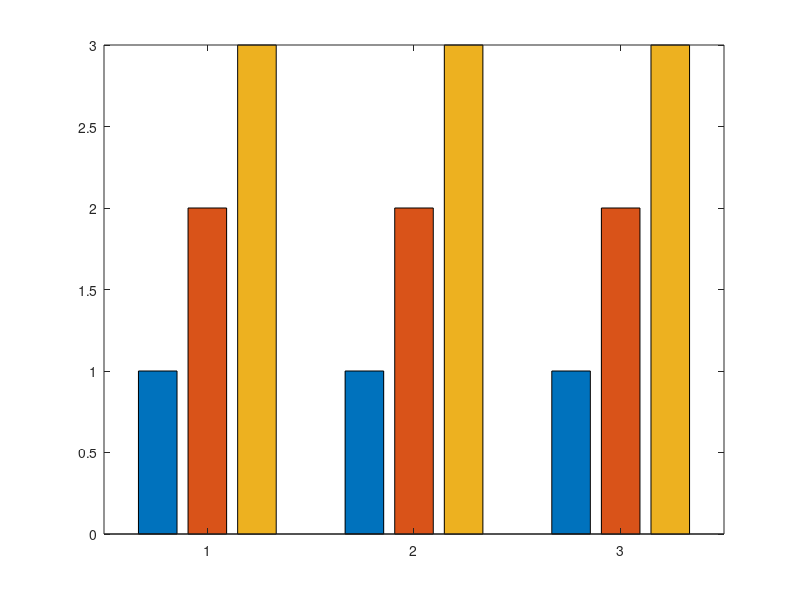

This chart was generated by the following MATLAB code: (Note: this script raises an error after producing the figure.)

%h=bar([1 2 3; 1 2 3;1 2 3]);
%cmapshort=get(gca,'colororder')

h=bar([1 2 3; 1 2 3;1 2 3]),
colormap(cmapshort(1:3,1:3));

%colormap summer
%colormap cmapshort
%cmap=colormap;
%cmap2=0.5*[1 1 1]+0.5*cmap([1;32;64],:);
%colormap(cmap2)
%hl=legend(' 24 rows',' 12 rows',' 6 rows');
%hl=legend('$\,$24 rows','$\,$12 rows','$\,$6 rows');
hl=legend('$\,$ABC-rej','$\,$ABC-DC, K=1','$\,$ABC-DC, K=4');
%hl=legend('$\,$24 cells','$\,$48 cells','$\,$72 cells');
set(gca,'position',[0 0 1 0.0])
set(hl,'interpreter','latex','box','off','position',[0.0 0.4 1 .3],'fontsize',24);
set(gcf,'color',[1 1 1])

%addpath export_fig
%export_fig( gcf, ['legendattempt'], '-painters','-nocrop','-transparent','-pdf' );